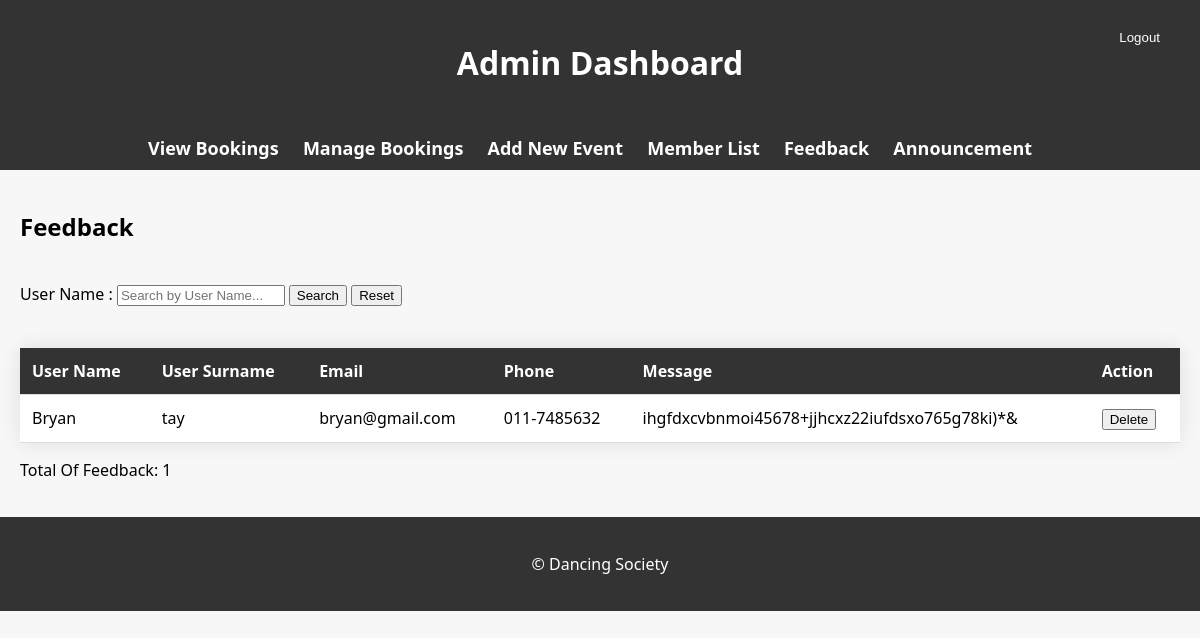
Page /feedback.php on the committed database.
### tables this page shows
CREATE TABLE `contact` (
  `name` varchar(50) NOT NULL,
  `surname` varchar(50) NOT NULL,
  `email` varchar(50) NOT NULL,
  `phone` char(15) NOT NULL,
  `message` longtext NOT NULL
);

### feedback.php (the view, shortened to what this page needs)
<!DOCTYPE html>
<html lang="en">
<head>
</head>
<body>
    <header>
        <h1>Admin Dashboard</h1>
        <form action="<?php echo htmlspecialchars($_SERVER["PHP_SELF"]); ?>" method="post">
            <button type="submit" name="logout" class="logout-btn">Logout</button>
        </form>
    </header>
    <nav>
        <ul>
            <li><a href="view-bookings.php">View Bookings</a></li>
            <li><a href="manage-bookings.php">Manage Bookings</a></li>
            <li><a href="add-event.php">Add New Event</a></li>
            <li><a href="member-list.php">Member List</a></li>
            <li><a href="feedback.php">Feedback</a></li>
            <li><a href="announcement.php">Announcement</a></li>
        </ul>
    </nav>
    <main>
        <h2>Feedback</h2>
        <div class="search_container">
            <form class="search_box" onsubmit="search()">
                <label for="id">User Name : </label>
                <input type="text" class="search" id="searchInput" placeholder="Search by User Name..." style="width: 40%;">
                <button type="submit" class="search_button">Search
                </button>
                <button class="reset" onclick="resetSearch()">Reset
                </button>
            </form>
        </div>
        <br>
        <table>
            <thead>
                <tr>
                    <th>User Name</th>
                    <th>User Surname</th>
                    <th>Email</th>
                    <th>Phone</th>
                    <th>Message</th>
                    <th>Action</th>
                </tr>
            </thead>
            <tbody>
                <?php
                require_once('helper.php');
                $sql = "SELECT * FROM contact";
                $result = mysqli_query($con, $sql);
                $totalFeedback = mysqli_num_rows($result);
                if (mysqli_num_rows($result) > 0) {
                    while ($row = mysqli_fetch_assoc($result)) {
                        $totalFeedback += (int)$row['message'];
                        echo "<tr>";
                        echo "<td>" . $row['name'] . "</td>";
                        echo "<td>" . $row['surname'] . "</td>";
                        echo "<td>" . $row['email'] . "</td>";
                        echo "<td>" . $row['phone'] . "</td>";
                        echo "<td>" . $row['message'] . "</td>";
                        echo "<td>";
                        echo "<form method='post' action='' onsubmit='return confirmCancellation()'>";
                        echo "<button type='submit'>Delete</button>";
                        echo "</form>";
                        echo "</td>";
                        echo "</tr>";
                    }
                    echo "</table>";
                    echo "<p>Total Of Feedback: $totalFeedback</p>";
                } else {
                    echo '<tr><td>No feedback yet.</tr></td>';
                }
                ?>
    </main>
    <footer>
        <p>&copy; Dancing Society</p>
    </footer>
</body>
</html>

### feedback.php (style rules this page uses)
body { font-family: 'Segoe UI', Tahoma, Geneva, Verdana, sans-serif; margin: 0; padding: 0; background-color: #f7f7f7; }
header, footer { background-color: #333; color: #fff; text-align: center; padding: 20px 0; }
nav { background-color: #333; color: #fff; padding: 10px 0; text-align: center; }
nav ul { list-style-type: none; margin: 0; padding: 0; }
nav ul li { display: inline-block; margin-right: 20px; }
nav ul li a { text-decoration: none; color: #fff; font-size: 18px; font-weight: bold; transition: all 0.3s ease; }
main { padding: 20px; }
table { width: 100%; border-collapse: collapse; box-shadow: 0 0 20px rgba(0, 0, 0, 0.1); background-color: #fff; }
th, td { padding: 12px; text-align: left; border-bottom: 1px solid #ddd; }
th { background-color: #333; color: white; }
.logout-btn { position: absolute; top: 20px; right: 20px; background-color: #333; color: #fff; border: none; padding: 10px 20px; cursor: pointer; }
.search_container { text-align: left; }
.search_box { display: inline-block; margin-top: 20px; margin-bottom: 20px; }

### rows in the picture
contact: name "Bryan", surname "tay", email "bryan@gmail.com", phone "011-7485632", message "ihgfdxcvbnmoi45678+jjhcxz22iufdsxo765g78ki)*&"

### other values in the picture
$totalFeedback "1"
